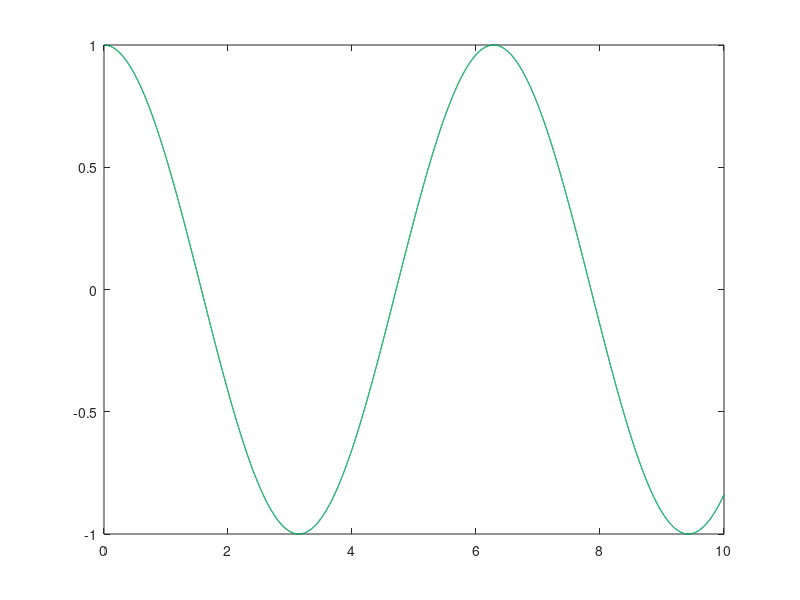

Write the MATLAB code that produced this figure.
clear all, close all,clc,
to=0;
%po=0;%to=0 y(1)=0 et po=0, u(1)=1.5
N=10^(4);
ti=0; tf=10;
a=1;
h=(tf-ti)/N;
t=[ti:h:tf];
%p1=po+N*h;
%p=[to:h:p1];
y=zeros(1,N+1);
u=zeros(1,N+1);
y(1)=1;
u(1)=0;
for j=1:N
 K1y=h*u(j);
 K1u=h*(-a*y(j));

 K2y=h*(u(j)+K1u/2);
 K2u=h*(-a*(y(j)+K1y/2));
 
 K3y=h*(u(j)+K2u/2);
 K3u=h*(-a*(y(j)+K2y/2));
 
 K4y=h*(u(j)+K3u);
 K4u=h*(-a*(y(j)+K3y));
 

 y(j+1)=y(j)+(1/6)*(K1y+2*K2y+2*K3y+K4y);
 u(j+1)=u(j)+(1/6)*(K1u+2*K2u+2*K3u+K4u);
end

hold off
plot(t,y,'b')
yex=cos(t*sqrt(a));

err=max(abs(y-yex));
disp(err);
hold on 
plot(t,yex,'g')